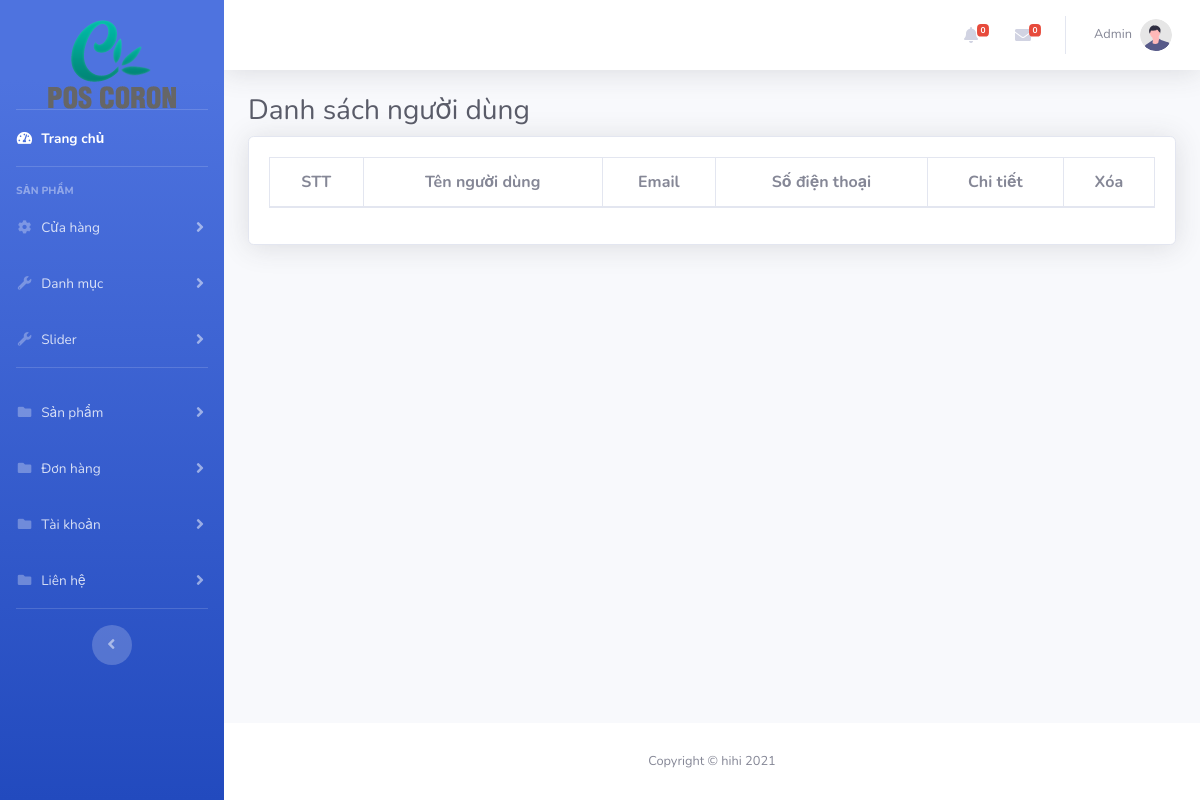
Before: /admin/list-user.php (signed in) with the older database file.
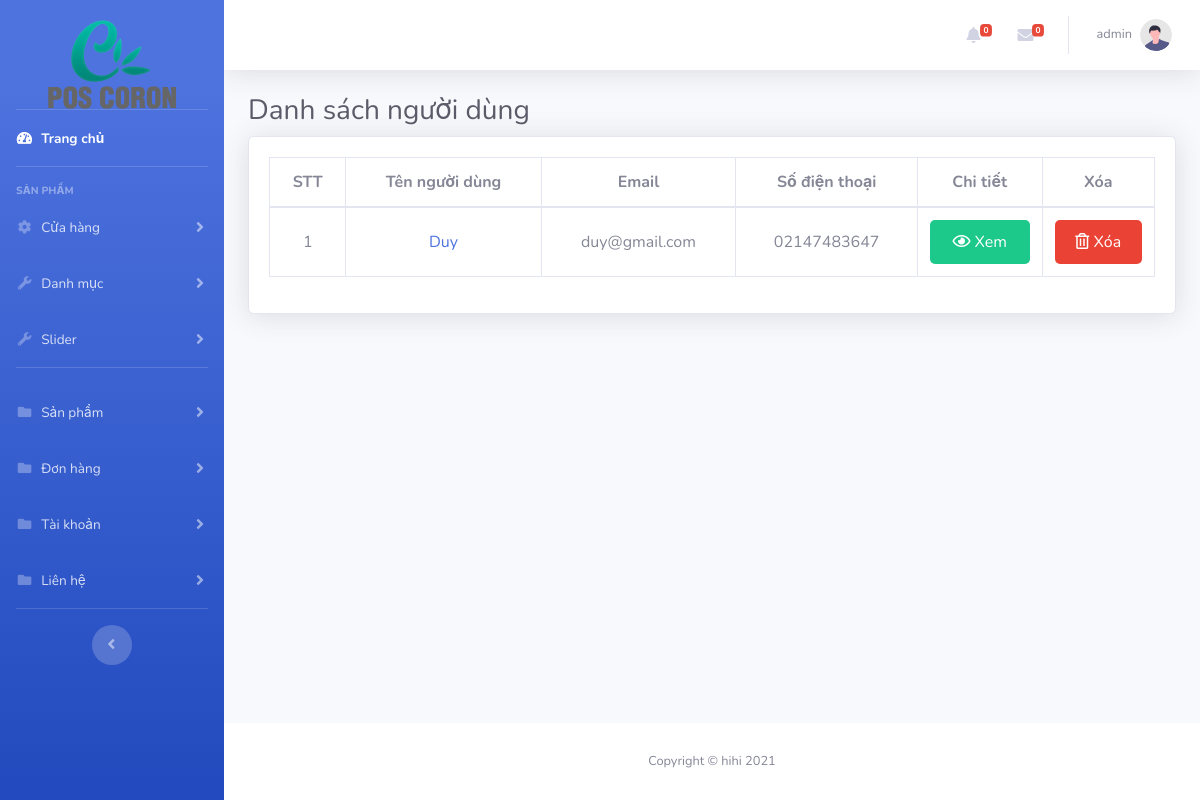
After: the same page with the newer database file.
### tables this page shows
CREATE TABLE `tbl_user` (
  `userId` int(11) NOT NULL,
  `userName` varchar(255) NOT NULL,
  `userEmail` varchar(255) NOT NULL,
  `userPassword` varchar(255) NOT NULL,
  `userAddress` varchar(255) NOT NULL,
  `userPhone` varchar(11) NOT NULL,
  `userGender` bit(1) NOT NULL,
  `userBirthday` date NOT NULL
);

### admin/list-user.php (the view, shortened to what the changed rows need)
<?php
    $title = 'Danh sách người dùng';
    include './inc/header.php';
?>
<body id="page-top">
    <div id="wrapper">
        <div id="content-wrapper" class="d-flex flex-column">
            <div id="content">
                <?php
                    include './inc/navbar.php';
                ?>
                <div class="card shadow mb-4">
                    <div class="card-body">
                        <div class="table-responsive">
                            <table class="table table-bordered text-center" id="dataTable" width="100%" cellspacing="0">
                                <thead>
                                    <tr class="text-center">
                                        <th>STT</th>
                                        <th>Tên người dùng</th>
                                        <th>Email</th>
                                        <th>Số điện thoại</th>
                                        <th>Chi tiết</th>
                                        <th>Xóa</th>
                                    </tr>
                                </thead>
                                <tbody>
                                    <?php
                                        $query = "SELECT * FROM tbl_user ORDER BY userId DESC";
                                        $result = mysqli_query($connect, $query);
                                        if(mysqli_num_rows($result) > 0)
                                        {
                                            $stt = 0;
                                            while($user = mysqli_fetch_array($result))
                                            {
                                                $stt++;
                                    ?>
                                    <tr>
                                        <td><?php echo $stt; ?></td>
                                        <td> <a href="user-details.php?userId=<?php echo $user["userId"]?>"
                                                title="<?php echo $user["userName"] ?>"><?php echo $user["userName"] ?></a>
                                        </td>
                                        <td> <?php echo $user["userEmail"] ?>
                                        <td> <?php echo $user["userPhone"] ?>
                                        </td>
                                        <td><a href="user-details.php?userId=<?php echo $user["userId"]?>"
                                                class="action-btn hide"><i class="far fa-eye"></i> Xem</a></td>
                                        <td><a href="?delId=<?php echo $user["userId"]?>" class=" action-btn remove">
                                                <i class="far fa-trash-alt"></i> Xóa
                                            </a></td>
                                    </tr>
                                    <?php
                                          }
                                        }
                                    ?>
                                </tbody>
                            </table>
                        </div>
                    </div>
                </div>
            </div>
        </div>
        <?php
    include './inc/footer.php';
    ?>

### admin/inc/navbar.php (shortened to what the changed rows need)
<nav class="navbar navbar-expand navbar-light bg-white topbar mb-4 static-top shadow">
    <ul class="navbar-nav ml-auto">
        <li class="nav-item dropdown no-arrow">
            <a class="nav-link dropdown-toggle" href="#" id="userDropdown" role="button" data-toggle="dropdown"
                aria-haspopup="true" aria-expanded="false">
                <span class="mr-2 d-none d-lg-inline text-gray-600 small"><?php echo $_SESSION['adminName'] ?></span>
                <img class="img-profile rounded-circle" src="img/undraw_profile.svg">
            </a>
        </li>
    </ul>
</nav>
<div class="container-fluid">
    <h1 class="h3 mb-2 text-gray-800"><?php echo $title ?></h1>

Changed rows visible on the page:
added tbl_user: userName "Duy", userEmail "duy@gmail.com", userPhone "02147483647"
Other visible differences:
$_SESSION['adminName']: "Admin" → "admin"
